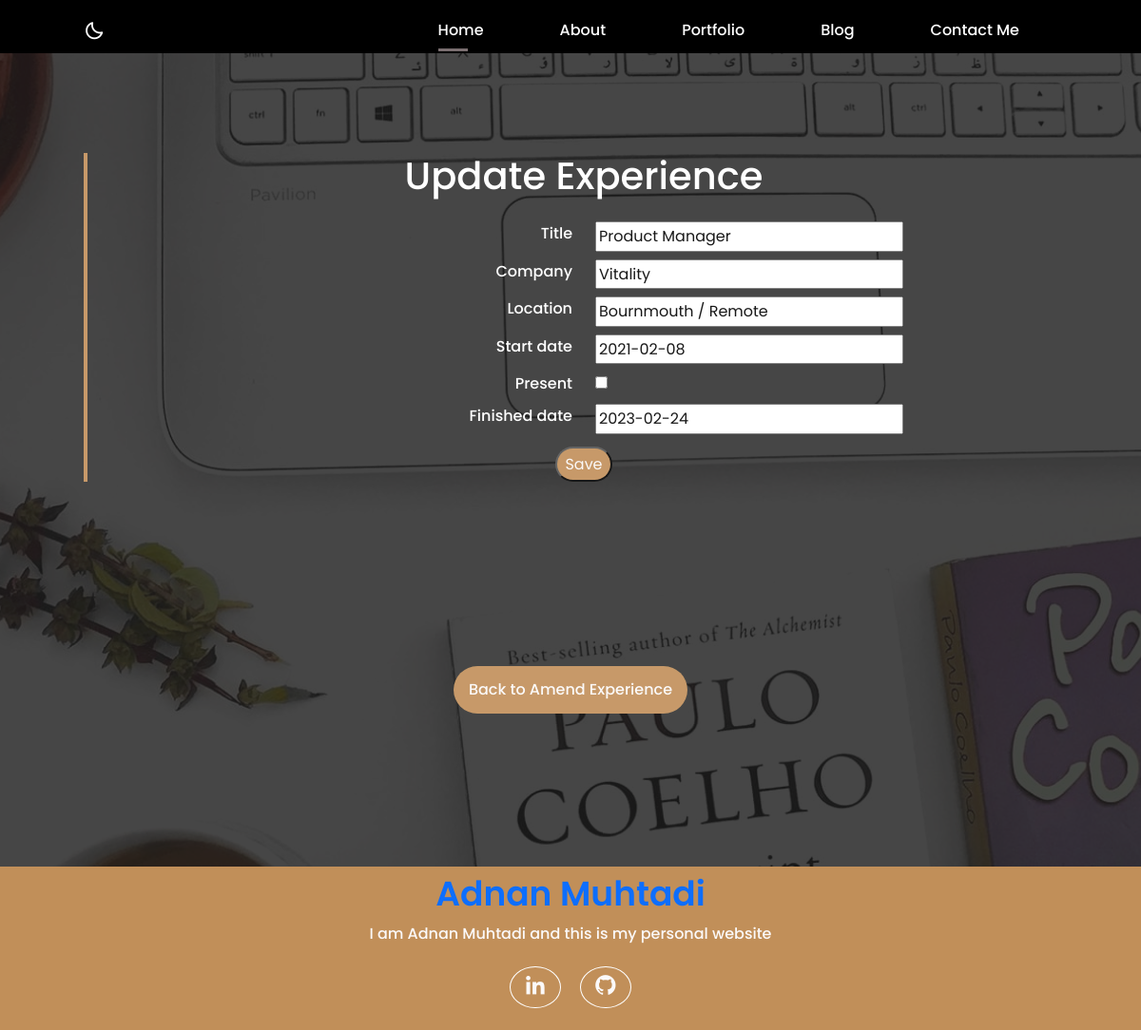
Page /update_experience/2/ on the earlier database version.
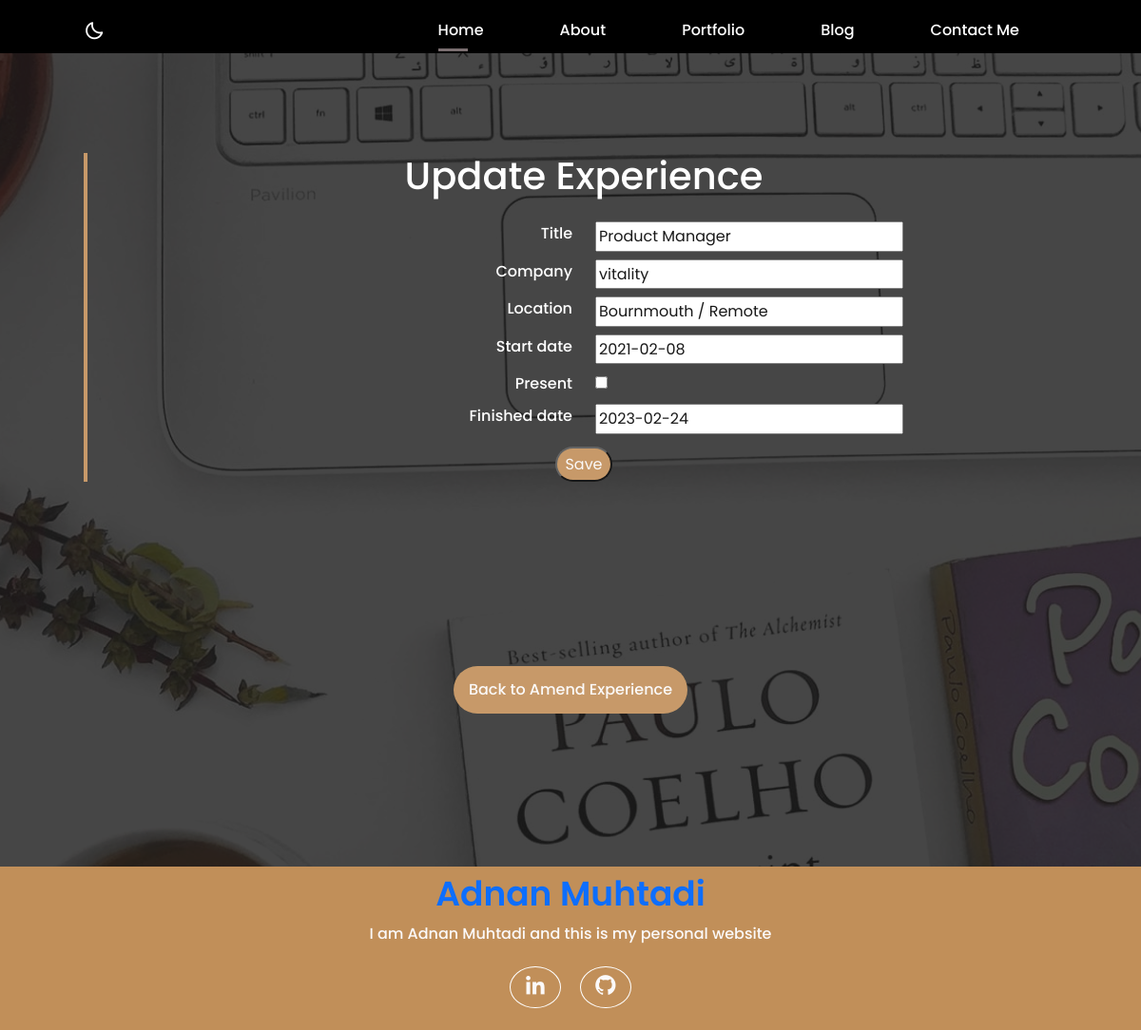
Same page on the later database version.
### portfolio/models.py (models this page shows, shortened)
class Experience(models.Model):
    title = models.CharField(max_length=100)
    company = models.CharField(max_length=100)
    location = models.CharField(max_length=200)
    description = models.TextField(blank=True)
    start_date = models.DateField()
    present = models.BooleanField(default=False)
    finished_date = models.DateField(blank=True, null=True)
    website_url = models.URLField(blank=True)

### portfolio/views.py (the view)
def updateExperience(request, pk):
    experience = Experience.objects.get(id=pk)
    form = experienceForm(instance=experience)
    if request.method == 'POST':
        print('Updating POST:', request.POST)
        form = experienceForm(request.POST, instance=experience)
        if form.is_valid():
            form.save()
            return redirect('/amend_experience/')
    context = {'form': form}
    return render(request, 'update/update_experience.html', context)

### portfolio/forms.py
class experienceForm(ModelForm):
    class Meta:
        model = Experience
        fields = [
            'title',
            'company',
            'location',
            'start_date',
            'present',
            'finished_date',
        ]

### portfolio/templates/update/update_experience.html (shortened to what this page needs)
{% extends "base.html" %}
{% load static %}
{% block content %}
<section class="home" id="home">
    <div class="home_container_admin bd-container bd-grid">
        <div class="home_data-admin">
            <h1 class="mb-4 text-center">Update Experience</h1>
            <form action="" method="POST">
                {% for fm in form %}
                <div class="row">
                    <label class="col-md-6 col-sm-12 mb-1 text-sm-start text-md-end">{{fm.label}}</label>
                    <p class="col-md-6 col-sm-12 mb-2 text-sm-start text-md-start">{{fm}}</p>
                </div>
                {% endfor %}
                <div class="text-center">
                    <button type="submit">Save</button>
                </div>
            </form>
        </div>
        <a href="{% url 'amend_experience' %}" class="button button-light text-center button-more">Back to Amend
            Experience</a>
    </div>
</section>
{% endblock %}

Differences in the rows shown:
changed Experience "Product Manager": company "Vitality" → "vitality"
